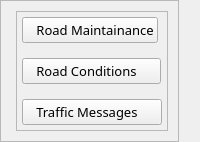
           <widget class="QWidget" name="nav" native="true">
            <property name="sizePolicy">
             <sizepolicy hsizetype="Preferred" vsizetype="Preferred">
              <horstretch>0</horstretch>
              <verstretch>0</verstretch>
             </sizepolicy>
            </property>
            <property name="layoutDirection">
             <enum>Qt::LeftToRight</enum>
            </property>
            <layout class="QVBoxLayout" name="verticalLayout_5">
             <property name="spacing">
              <number>0</number>
             </property>
             <property name="leftMargin">
              <number>0</number>
             </property>
             <property name="topMargin">
              <number>0</number>
             </property>
             <property name="rightMargin">
              <number>0</number>
             </property>
             <property name="bottomMargin">
              <number>0</number>
             </property>
             <item alignment="Qt::AlignLeft">
              <widget class="QFrame" name="nav_frame">
               <property name="sizePolicy">
                <sizepolicy hsizetype="Expanding" vsizetype="Expanding">
                 <horstretch>0</horstretch>
                 <verstretch>0</verstretch>
                </sizepolicy>
               </property>
               <property name="frameShape">
                <enum>QFrame::StyledPanel</enum>
               </property>
               <property name="frameShadow">
                <enum>QFrame::Raised</enum>
               </property>
               <property name="lineWidth">
                <number>0</number>
               </property>
               <layout class="QVBoxLayout" name="verticalLayout_6">
                <property name="spacing">
                 <number>0</number>
                </property>
                <property name="leftMargin">
                 <number>15</number>
                </property>
                <property name="topMargin">
                 <number>10</number>
                </property>
                <property name="rightMargin">
                 <number>10</number>
                </property>
                <property name="bottomMargin">
                 <number>10</number>
                </property>
                <item alignment="Qt::AlignLeft|Qt::AlignTop">
                 <widget class="QFrame" name="buttons_frame">
                  <property name="sizePolicy">
                   <sizepolicy hsizetype="Expanding" vsizetype="Expanding">
                    <horstretch>0</horstretch>
                    <verstretch>0</verstretch>
                   </sizepolicy>
                  </property>
                  <property name="frameShape">
                   <enum>QFrame::StyledPanel</enum>
                  </property>
                  <property name="frameShadow">
                   <enum>QFrame::Raised</enum>
                  </property>
                  <property name="lineWidth">
                   <number>0</number>
                  </property>
                  <layout class="QVBoxLayout" name="verticalLayout_7">
                   <property name="spacing">
                    <number>15</number>
                   </property>
                   <property name="leftMargin">
                    <number>5</number>
                   </property>
                   <property name="topMargin">
                    <number>5</number>
                   </property>
                   <property name="rightMargin">
                    <number>5</number>
                   </property>
                   <property name="bottomMargin">
                    <number>5</number>
                   </property>
                   <item alignment="Qt::AlignLeft">
                    <widget class="QPushButton" name="main_button">
                     <property name="sizePolicy">
                      <sizepolicy hsizetype="Fixed" vsizetype="Fixed">
                       <horstretch>0</horstretch>
                       <verstretch>0</verstretch>
                      </sizepolicy>
                     </property>
                     <property name="minimumSize">
                      <size>
                       <width>0</width>
                       <height>0</height>
                      </size>
                     </property>
                     <property name="font">
                      <font>
                       <family>Mulish</family>
                       <pointsize>10</pointsize>
                      </font>
                     </property>
                     <property name="text">
                      <string>   Road Maintainance</string>
                     </property>
                     <property name="icon">
                      <iconset resource="resources.qrc">
                       <normaloff>:/roadIcons/assets/icons/chart-simple-solid.svg</normaloff>:/roadIcons/assets/icons/chart-simple-solid.svg</iconset>
                     </property>
                     <property name="iconSize">
                      <size>
                       <width>32</width>
                       <height>32</height>
                      </size>
                     </property>
                    </widget>
                   </item>
                   <item alignment="Qt::AlignLeft">
                    <widget class="QPushButton" name="cond_button">
                     <property name="sizePolicy">
                      <sizepolicy hsizetype="Expanding" vsizetype="Fixed">
                       <horstretch>0</horstretch>
                       <verstretch>0</verstretch>
                      </sizepolicy>
                     </property>
                     <property name="font">
                      <font>
                       <family>Mulish</family>
                       <pointsize>10</pointsize>
                      </font>
                     </property>
                     <property name="text">
                      <string>   Road Conditions      </string>
                     </property>
                     <property name="icon">
                      <iconset resource="resources.qrc">
                       <normaloff>:/roadIcons/assets/icons/triangle-exclamation-solid.svg</normaloff>:/roadIcons/assets/icons/triangle-exclamation-solid.svg</iconset>
                     </property>
                     <property name="iconSize">
                      <size>
                       <width>32</width>
                       <height>32</height>
                      </size>
                     </property>
                    </widget>
                   </item>
                   <item alignment="Qt::AlignLeft">
                    <widget class="QPushButton" name="msg_button">
                     <property name="sizePolicy">
                      <sizepolicy hsizetype="Expanding" vsizetype="Fixed">
                       <horstretch>0</horstretch>
                       <verstretch>0</verstretch>
                      </sizepolicy>
                     </property>
                     <property name="font">
                      <font>
                       <family>Mulish</family>
                       <pointsize>10</pointsize>
                      </font>
                     </property>
                     <property name="text">
                      <string>   Traffic Messages      </string>
                     </property>
                     <property name="icon">
                      <iconset resource="resources.qrc">
                       <normaloff>:/roadIcons/assets/icons/envelope-solid.svg</normaloff>:/roadIcons/assets/icons/envelope-solid.svg</iconset>
                     </property>
                     <property name="iconSize">
                      <size>
                       <width>32</width>
                       <height>32</height>
                      </size>
                     </property>
                    </widget>
                   </item>
                  </layout>
                 </widget>
                </item>
               </layout>
              </widget>
             </item>
            </layout>
           </widget>
